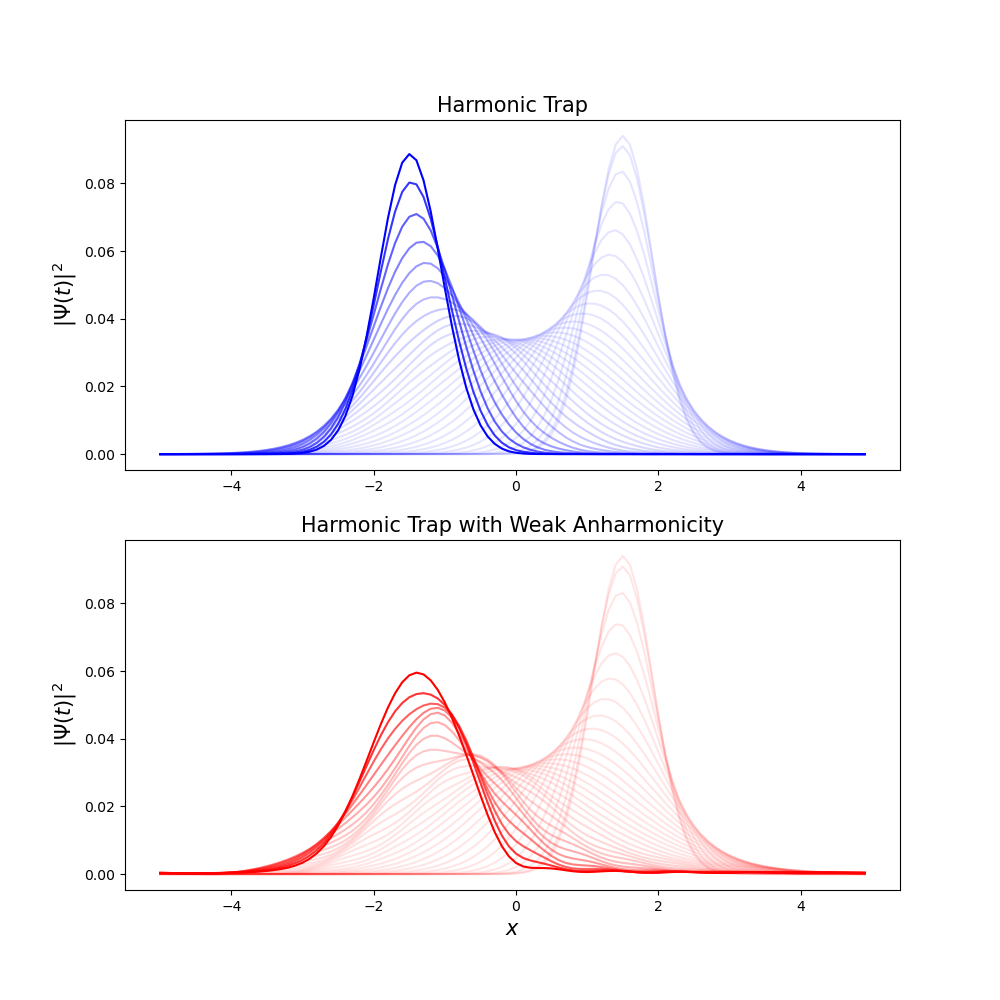

Julia code for this plot:

# write a description for the code and date it.

using QuantumOptics
using PyPlot

m = 1. #Mass value
omega = 1. #Traps strenght
lambda = 0.01 #anharmonic terms strenght

#Position basis setup:
xmin = -5
xmax = 5
points = 100
pos_basis = PositionBasis(xmin,xmax,points)

p = momentum(pos_basis)
x = position(pos_basis)
H_0 = p^2/(2*m) + 1/2*m*omega^2*dense(x^2) #Harmonic Hamiltonian
H_1 = H_0-lambda*dense(x^4) #Adding the anharmonic term

#Initial state:
x0 = 1.5
p0 = 0
sigma = 0.6
psi0 = gaussianstate(pos_basis, x0, p0, sigma);

T = [0:0.1:3;] #Time range

#Time evolotion for both Hamiltonians:
tout0, psi_t0 = timeevolution.schroedinger(T, psi0, H_0);
tout1, psi_t1 = timeevolution.schroedinger(T, psi0, H_1);

# we can separate plotting and do it in another file.

#Plotting points:
x_points = samplepoints(pos_basis)

#Initialize the figure and subplots:
figure(figsize=(10,10))
subplot(211)
title("Harmonic Trap",fontsize=15)
ylabel(L"| \Psi(t) |^2",fontsize=15)
#Plotting loop for first figure:
for i=1:size(T)[1]
    psi = psi_t0[i]
    n = abs.(psi.data).^2
    plot(x_points, n, "b", alpha=0.9*(float(i)/length(T))^8+0.1)
end
#Initialize second figure:
subplot(212)
title("Harmonic Trap with Weak Anharmonicity",fontsize=15)
ylabel(L"| \Psi(t) |^2",fontsize=15)
xlabel(L"x",fontsize=15)
#Plotting loop for the second figure
for i=1:size(T)[1]
    psi = psi_t1[i]
    n = abs.(psi.data).^2
    plot(x_points, n, "r", alpha=0.9*(float(i)/length(T))^8+0.1)
end

# save figure in a dedicated figures directory
# use an example figure and insert it in to the report.
#Save the subplots:
#Alternatively use command: gcf() to show
#savefig("anharmonic2.png")
